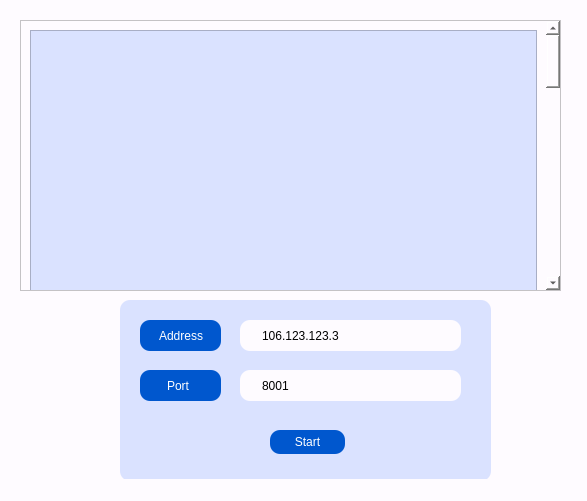
<?xml version="1.0" encoding="UTF-8"?>
<ui version="4.0">
 <class>MainWindow</class>
 <widget class="QMainWindow" name="MainWindow">
  <property name="geometry">
   <rect>
    <x>0</x>
    <y>0</y>
    <width>587</width>
    <height>501</height>
   </rect>
  </property>
  <property name="windowTitle">
   <string>MainWindow</string>
  </property>
  <property name="styleSheet">
   <string notr="true">background-color: rgb(254, 251, 255);</string>
  </property>
  <widget class="QWidget" name="centralwidget">
   <widget class="QWidget" name="widget" native="true">
    <property name="geometry">
     <rect>
      <x>120</x>
      <y>300</y>
      <width>371</width>
      <height>181</height>
     </rect>
    </property>
    <property name="styleSheet">
     <string notr="true">background-color: rgb(218, 226, 255); border-radius : 10px;</string>
    </property>
    <widget class="QLineEdit" name="lineEdit">
     <property name="geometry">
      <rect>
       <x>120</x>
       <y>20</y>
       <width>221</width>
       <height>31</height>
      </rect>
     </property>
     <property name="styleSheet">
      <string notr="true">background-color : rgb(254, 251, 255); padding-left: 20px</string>
     </property>
     <property name="text">
      <string>106.123.123.3</string>
     </property>
    </widget>
    <widget class="QLabel" name="label">
     <property name="geometry">
      <rect>
       <x>20</x>
       <y>20</y>
       <width>81</width>
       <height>31</height>
      </rect>
     </property>
     <property name="styleSheet">
      <string notr="true">background-color: rgb(0, 87, 206); 
color : rgb(255, 255, 255); padding: 0 16px</string>
     </property>
     <property name="text">
      <string>Address</string>
     </property>
    </widget>
    <widget class="QLabel" name="label_2">
     <property name="geometry">
      <rect>
       <x>20</x>
       <y>70</y>
       <width>81</width>
       <height>31</height>
      </rect>
     </property>
     <property name="styleSheet">
      <string notr="true">background-color: rgb(0, 87, 206); 
color : rgb(255, 255, 255); padding: 0 24px</string>
     </property>
     <property name="text">
      <string>Port</string>
     </property>
    </widget>
    <widget class="QLineEdit" name="lineEdit_2">
     <property name="geometry">
      <rect>
       <x>120</x>
       <y>70</y>
       <width>221</width>
       <height>31</height>
      </rect>
     </property>
     <property name="styleSheet">
      <string notr="true">background-color : rgb(254, 251, 255); padding-left: 20px</string>
     </property>
     <property name="text">
      <string>8001</string>
     </property>
    </widget>
    <widget class="QPushButton" name="pushButton">
     <property name="geometry">
      <rect>
       <x>150</x>
       <y>130</y>
       <width>75</width>
       <height>24</height>
      </rect>
     </property>
     <property name="styleSheet">
      <string notr="true">background-color: rgb(0, 87, 206); 
color : rgb(255, 255, 255);</string>
     </property>
     <property name="text">
      <string>Start</string>
     </property>
    </widget>
   </widget>
   <widget class="QScrollArea" name="scrollArea">
    <property name="geometry">
     <rect>
      <x>20</x>
      <y>20</y>
      <width>541</width>
      <height>271</height>
     </rect>
    </property>
    <property name="widgetResizable">
     <bool>true</bool>
    </property>
    <widget class="QWidget" name="scrollAreaWidgetContents_2">
     <property name="geometry">
      <rect>
       <x>0</x>
       <y>0</y>
       <width>522</width>
       <height>1218</height>
      </rect>
     </property>
     <layout class="QVBoxLayout" name="verticalLayout">
      <item>
       <widget class="QFrame" name="frame">
        <property name="minimumSize">
         <size>
          <width>0</width>
          <height>1200</height>
         </size>
        </property>
        <property name="styleSheet">
         <string notr="true">background-color: rgb(218, 226, 255);</string>
        </property>
        <property name="frameShape">
         <enum>QFrame::StyledPanel</enum>
        </property>
        <property name="frameShadow">
         <enum>QFrame::Raised</enum>
        </property>
       </widget>
      </item>
     </layout>
    </widget>
   </widget>
  </widget>
  <widget class="QStatusBar" name="statusbar"/>
 </widget>
 <resources/>
 <connections/>
</ui>
